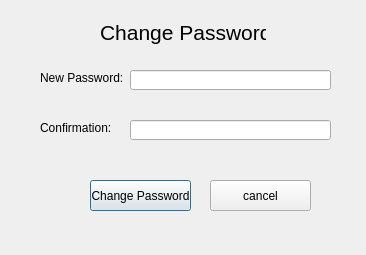
<?xml version="1.0" encoding="UTF-8"?>
<ui version="4.0">
 <class>Dialog</class>
 <widget class="QDialog" name="Dialog">
  <property name="geometry">
   <rect>
    <x>0</x>
    <y>0</y>
    <width>366</width>
    <height>255</height>
   </rect>
  </property>
  <property name="sizePolicy">
   <sizepolicy hsizetype="Fixed" vsizetype="Fixed">
    <horstretch>0</horstretch>
    <verstretch>0</verstretch>
   </sizepolicy>
  </property>
  <property name="windowTitle">
   <string>Dialog</string>
  </property>
  <widget class="QLabel" name="label_3">
   <property name="geometry">
    <rect>
     <x>100</x>
     <y>20</y>
     <width>166</width>
     <height>25</height>
    </rect>
   </property>
   <property name="font">
    <font>
     <pointsize>16</pointsize>
    </font>
   </property>
   <property name="text">
    <string>Change Password</string>
   </property>
  </widget>
  <widget class="QLabel" name="label">
   <property name="geometry">
    <rect>
     <x>40</x>
     <y>70</y>
     <width>91</width>
     <height>16</height>
    </rect>
   </property>
   <property name="text">
    <string>New Password:</string>
   </property>
  </widget>
  <widget class="QLineEdit" name="passline">
   <property name="geometry">
    <rect>
     <x>130</x>
     <y>70</y>
     <width>201</width>
     <height>20</height>
    </rect>
   </property>
  </widget>
  <widget class="QLineEdit" name="conline">
   <property name="geometry">
    <rect>
     <x>130</x>
     <y>120</y>
     <width>201</width>
     <height>20</height>
    </rect>
   </property>
  </widget>
  <widget class="QLabel" name="label_2">
   <property name="geometry">
    <rect>
     <x>40</x>
     <y>120</y>
     <width>71</width>
     <height>16</height>
    </rect>
   </property>
   <property name="text">
    <string>Confirmation:</string>
   </property>
  </widget>
  <widget class="QPushButton" name="changep">
   <property name="geometry">
    <rect>
     <x>90</x>
     <y>180</y>
     <width>101</width>
     <height>31</height>
    </rect>
   </property>
   <property name="text">
    <string>Change Password</string>
   </property>
  </widget>
  <widget class="QPushButton" name="cancelp">
   <property name="geometry">
    <rect>
     <x>210</x>
     <y>180</y>
     <width>101</width>
     <height>31</height>
    </rect>
   </property>
   <property name="text">
    <string>cancel</string>
   </property>
  </widget>
 </widget>
 <resources/>
 <connections/>
</ui>
